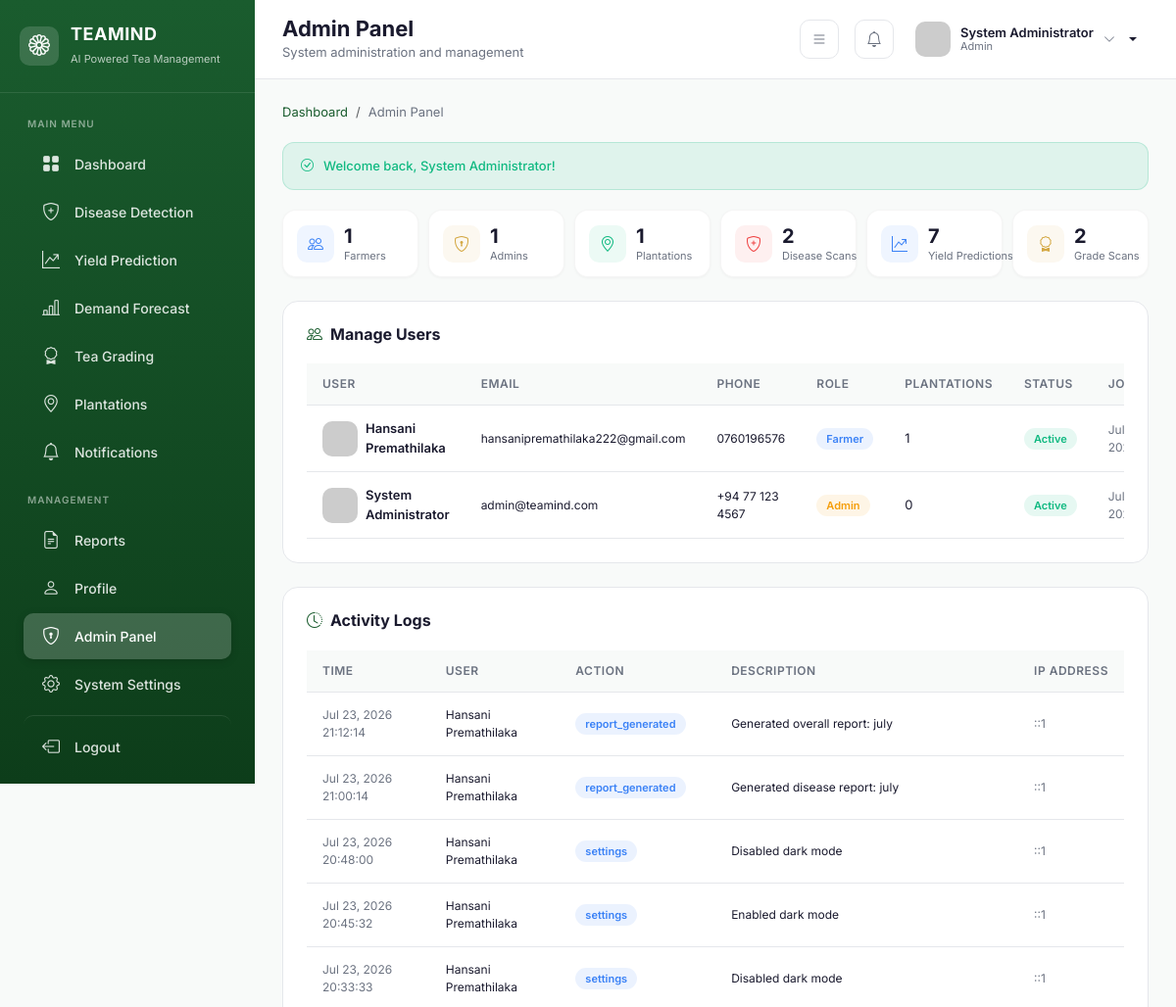
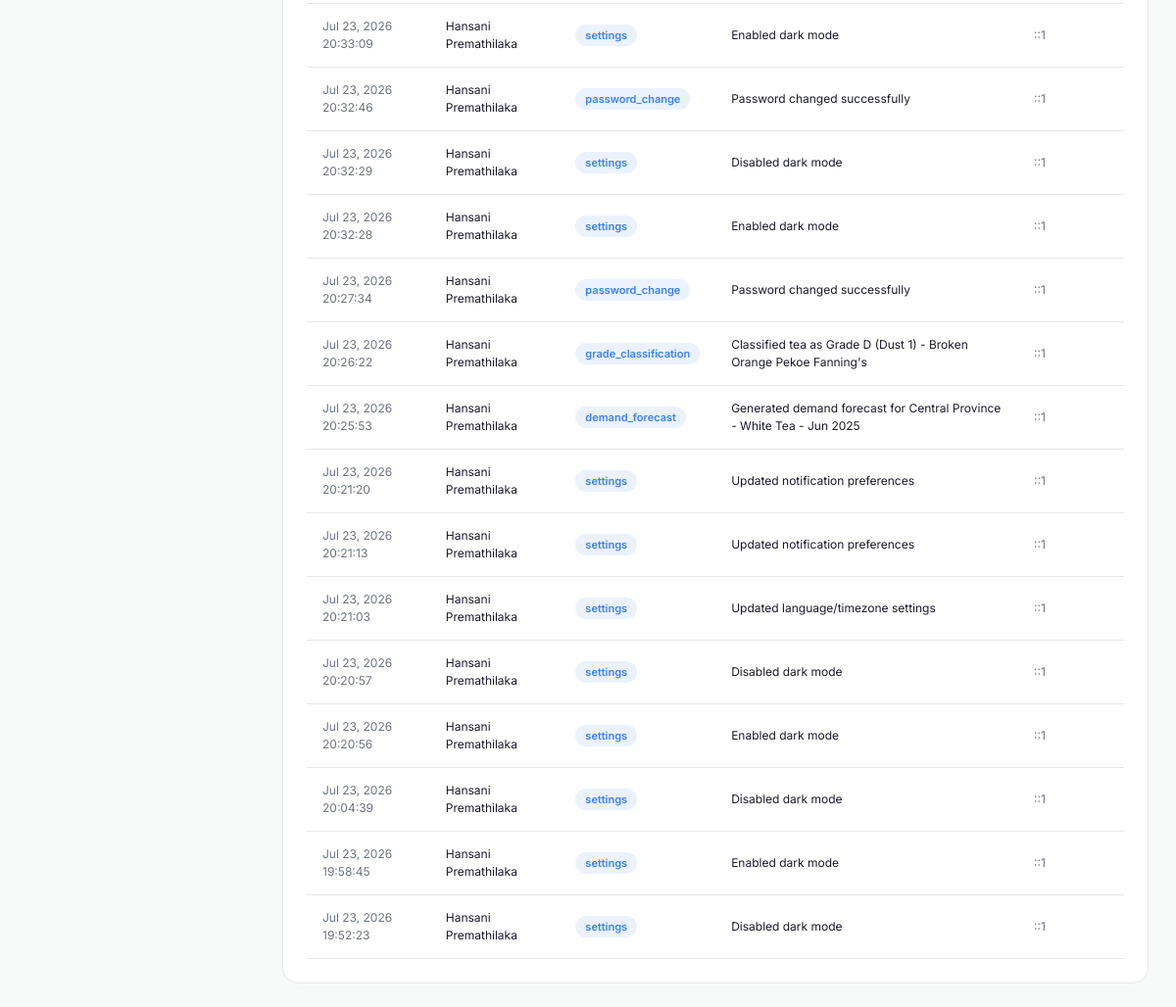
/admin.php (signed in), run on the app's committed database (2 pictures, top to bottom).
### tables this page shows
CREATE TABLE `users` (
  `id` int(11) NOT NULL,
  `fullname` varchar(100) NOT NULL,
  `email` varchar(100) NOT NULL,
  `phone` varchar(20) DEFAULT NULL,
  `password` varchar(255) NOT NULL,
  `role` enum('farmer','admin') DEFAULT 'farmer',
  `profile_image` varchar(255) DEFAULT 'default-avatar.png',
  `status` enum('active','inactive') DEFAULT 'active',
  `created_at` timestamp NOT NULL DEFAULT current_timestamp(),
  `updated_at` timestamp NOT NULL DEFAULT current_timestamp() ON UPDATE current_timestamp(),
  `last_login` timestamp NULL DEFAULT NULL,
  `dark_mode` tinyint(1) DEFAULT 0,
  `language` varchar(10) DEFAULT 'en'
);

CREATE TABLE `activity_logs` (
  `id` int(11) NOT NULL,
  `user_id` int(11) DEFAULT NULL,
  `action` varchar(100) NOT NULL,
  `description` text DEFAULT NULL,
  `ip_address` varchar(45) DEFAULT NULL,
  `user_agent` varchar(255) DEFAULT NULL,
  `created_at` timestamp NOT NULL DEFAULT current_timestamp()
);

### config.php (called while the page is built, shortened)
<?php
require_once __DIR__ . '/database.php';
function formatDate($date, $format = 'M d, Y') {
    return date($format, strtotime($date));
}
function getFlashMessage() {
    if (isset($_SESSION['flash_message'])) {
        $message = $_SESSION['flash_message'];
        $type = $_SESSION['flash_type'] ?? 'success';
        return ['message' => $message, 'type' => $type];
    }
    return null;
}
function isLoggedIn() {
    return isset($_SESSION['user_id']) && $_SESSION['user_id'] > 0;
}
function getCurrentUser() {
    return fetchOne("SELECT * FROM users WHERE id = ?", [$_SESSION['user_id']]);
}

### database.php (called while the page is built, shortened)
<?php
function getDB() {
    static $pdo = null;
    if ($pdo === null) {
        try {
            $dsn = "mysql:host=" . DB_HOST . ";dbname=" . DB_NAME . ";charset=" . DB_CHARSET;
            $options = [
                PDO::ATTR_ERRMODE => PDO::ERRMODE_EXCEPTION,
                PDO::ATTR_DEFAULT_FETCH_MODE => PDO::FETCH_ASSOC,
                PDO::ATTR_EMULATE_PREPARES => false,
            ];
            $pdo = new PDO($dsn, DB_USER, DB_PASS, $options);
        } catch (PDOException $e) {
            error_log("Database connection failed: " . $e->getMessage());
            die("Database connection failed. Please check your configuration.");
        }
    }
    return $pdo;
}
function executeQuery($sql, $params = []) {
    $db = getDB();
    $stmt = $db->prepare($sql);
    $stmt->execute($params);
    return $stmt;
}
function fetchOne($sql, $params = []) {
    $stmt = executeQuery($sql, $params);
    return $stmt->fetch();
}
function fetchAll($sql, $params = []) {
    $stmt = executeQuery($sql, $params);
    return $stmt->fetchAll();
}
?>

### admin.php (the view, shortened to what this page needs)
<?php
require_once 'config/config.php';
$pageTitle = 'Admin Panel';
$pageSubtitle = 'System administration and management';
$totalUsers = fetchOne("SELECT COUNT(*) as count FROM users WHERE role = 'farmer'")['count'] ?? 0;
$totalAdmins = fetchOne("SELECT COUNT(*) as count FROM users WHERE role = 'admin'")['count'] ?? 0;
$totalPlantations = fetchOne("SELECT COUNT(*) as count FROM plantations")['count'] ?? 0;
$totalDiseasePredictions = fetchOne("SELECT COUNT(*) as count FROM disease_predictions")['count'] ?? 0;
$totalYieldPredictions = fetchOne("SELECT COUNT(*) as count FROM yield_predictions")['count'] ?? 0;
$totalGradeClassifications = fetchOne("SELECT COUNT(*) as count FROM tea_grade_classifications")['count'] ?? 0;
$users = fetchAll("SELECT u.*, COUNT(p.plantation_id) as plantation_count FROM users u LEFT JOIN plantations p ON u.id = p.user_id GROUP BY u.id ORDER BY u.created_at DESC");
$activityLogs = fetchAll("SELECT al.*, u.fullname FROM activity_logs al LEFT JOIN users u ON al.user_id = u.id ORDER BY al.created_at DESC LIMIT 20");
require_once 'includes/header.php';
require_once 'includes/sidebar.php';
require_once 'includes/navbar.php';
?>
<div class="content-area">
    <nav aria-label="breadcrumb" style="margin-bottom: 20px;">
        <ol class="breadcrumb" style="font-size: 13px; margin: 0;">
            <li class="breadcrumb-item"><a href="dashboard.php" style="color: var(--primary-green); text-decoration: none;">Dashboard</a></li>
            <li class="breadcrumb-item active" style="color: var(--text-muted);">Admin Panel</li>
        </ol>
    </nav>
    <?php
    $flash = getFlashMessage();
    if ($flash):
    ?>
    <div class="alert-custom alert-<?php echo $flash['type']; ?>-custom animate-fade-in">
        <i class="bi bi-check-circle"></i>
        <?php echo $flash['message']; ?>
    </div>
    <?php endif; ?>
    <div class="row admin-stat-row mb-4">
        <div class="col-xl-2 col-lg-4 col-md-4 col-6">
            <div class="admin-stat-card animate-fade-in" style="animation-delay: 0.1s;">
                <div class="admin-stat-icon blue">
                    <i class="bi bi-people"></i>
                </div>
                <div class="admin-stat-info">
                    <h3><?php echo $totalUsers; ?></h3>
                    <div class="admin-stat-label">Farmers</div>
                </div>
            </div>
        </div>
        <div class="col-xl-2 col-lg-4 col-md-4 col-6">
            <div class="admin-stat-card animate-fade-in" style="animation-delay: 0.15s;">
                <div class="admin-stat-icon gold">
                    <i class="bi bi-shield-lock"></i>
                </div>
                <div class="admin-stat-info">
                    <h3><?php echo $totalAdmins; ?></h3>
                    <div class="admin-stat-label">Admins</div>
                </div>
            </div>
        </div>
        <div class="col-xl-2 col-lg-4 col-md-4 col-6">
            <div class="admin-stat-card animate-fade-in" style="animation-delay: 0.2s;">
                <div class="admin-stat-icon green">
                    <i class="bi bi-geo-alt"></i>
                </div>
                <div class="admin-stat-info">
                    <h3><?php echo $totalPlantations; ?></h3>
                    <div class="admin-stat-label">Plantations</div>
                </div>
            </div>
        </div>
        <div class="col-xl-2 col-lg-4 col-md-4 col-6">
            <div class="admin-stat-card animate-fade-in" style="animation-delay: 0.25s;">
                <div class="admin-stat-icon red">
                    <i class="bi bi-shield-plus"></i>
                </div>
                <div class="admin-stat-info">
                    <h3><?php echo $totalDiseasePredictions; ?></h3>
                    <div class="admin-stat-label">Disease Scans</div>
                </div>
            </div>
        </div>
        <div class="col-xl-2 col-lg-4 col-md-4 col-6">
            <div class="admin-stat-card animate-fade-in" style="animation-delay: 0.3s;">
                <div class="admin-stat-icon blue">
                    <i class="bi bi-graph-up-arrow"></i>
                </div>
                <div class="admin-stat-info">
                    <h3><?php echo $totalYieldPredictions; ?></h3>
                    <div class="admin-stat-label">Yield Predictions</div>
                </div>
            </div>
        </div>
        <div class="col-xl-2 col-lg-4 col-md-4 col-6">
            <div class="admin-stat-card animate-fade-in" style="animation-delay: 0.35s;">
                <div class="admin-stat-icon gold">
                    <i class="bi bi-award"></i>
                </div>
                <div class="admin-stat-info">
                    <h3><?php echo $totalGradeClassifications; ?></h3>
                    <div class="admin-stat-label">Grade Scans</div>
                </div>
            </div>
        </div>
    </div>
    <div class="dashboard-card animate-fade-in mb-4" style="animation-delay: 0.4s;">
        <div class="section-header">
            <h3><i class="bi bi-people" style="margin-right: 8px; color: var(--primary-green);"></i>Manage Users</h3>
        </div>
        <div class="table-responsive">
            <table class="custom-table">
                <thead>
                    <tr>
                        <th>User</th>
                        <th>Email</th>
                        <th>Phone</th>
                        <th>Role</th>
                        <th>Plantations</th>
                        <th>Status</th>
                        <th>Joined</th>
                    </tr>
                </thead>
                <tbody>
                    <?php foreach ($users as $u): ?>
                    <tr>
                        <td>
                            <div class="d-flex align-items-center gap-2">
                                <img src="https://ui-avatars.com/api/?name=<?php echo urlencode($u['fullname']); ?>&background=1a5c2e&color=fff&size=40" alt="" style="width: 36px; height: 36px; border-radius: 10px;">
                                <div>
                                    <div style="font-weight: 600; font-size: 13px;"><?php echo htmlspecialchars($u['fullname']); ?></div>
                                </div>
                            </div>
                        </td>
                        <td style="font-size: 12px;"><?php echo htmlspecialchars($u['email']); ?></td>
                        <td style="font-size: 12px;"><?php echo htmlspecialchars($u['phone'] ?? '-'); ?></td>
                        <td>
                            <span class="badge-custom badge-<?php echo $u['role'] === 'admin' ? 'warning' : 'info'; ?>">
                                <?php echo ucfirst($u['role']); ?>
                            </span>
                        </td>
                        <td><?php echo $u['plantation_count']; ?></td>
                        <td>
                            <span class="badge-custom badge-<?php echo $u['status'] === 'active' ? 'success' : 'danger'; ?>">
                                <?php echo ucfirst($u['status']); ?>
                            </span>
                        </td>
                        <td style="font-size: 12px; color: var(--text-muted);"><?php echo formatDate($u['created_at']); ?></td>
                    </tr>
                    <?php endforeach; ?>
                </tbody>
            </table>
        </div>
    </div>
    <div class="dashboard-card animate-fade-in" style="animation-delay: 0.5s;">
        <div class="section-header">
            <h3><i class="bi bi-clock-history" style="margin-right: 8px; color: var(--primary-green);"></i>Activity Logs</h3>
        </div>
        <div class="table-responsive">
            <table class="custom-table">
                <thead>
                    <tr>
                        <th>Time</th>
                        <th>User</th>
                        <th>Action</th>
                        <th>Description</th>
                        <th>IP Address</th>
                    </tr>
                </thead>
                <tbody>
                    <?php if (empty($activityLogs)): ?>
                    <tr><td colspan="5" class="text-center py-4" style="color: var(--text-muted);">No activity logs found.</td></tr>
                    <?php else: ?>
                    <?php foreach ($activityLogs as $log): ?>
                    <tr>
                        <td style="font-size: 12px; color: var(--text-muted);"><?php echo formatDate($log['created_at'], 'M d, Y H:i:s'); ?></td>
                        <td style="font-size: 12px;"><?php echo htmlspecialchars($log['fullname'] ?? 'System'); ?></td>
                        <td>
                            <span class="badge-custom badge-info" style="font-size: 11px;"><?php echo htmlspecialchars($log['action']); ?></span>
                        </td>
                        <td style="font-size: 12px;"><?php echo htmlspecialchars($log['description'] ?? '-'); ?></td>
                        <td style="font-size: 12px; color: var(--text-muted);"><?php echo $log['ip_address'] ?? '-'; ?></td>
                    </tr>
                    <?php endforeach; ?>
                    <?php endif; ?>
                </tbody>
            </table>
        </div>
    </div>
</div>
<?php require_once 'includes/footer.php'; ?>

### navbar.php (shortened to what this page needs)
<?php
$user = getCurrentUser();
?>
<nav class="top-navbar">
    <div class="page-title">
        <h2><?php echo isset($pageTitle) ? $pageTitle : 'Dashboard'; ?></h2>
        <p><?php echo isset($pageSubtitle) ? $pageSubtitle : 'Welcome back, ' . ($user['fullname'] ?? 'User'); ?></p>
    </div>
    <div class="navbar-actions">
        <button class="btn-icon" onclick="toggleSidebar()">
            <i class="bi bi-list"></i>
        </button>
        <button class="btn-icon" data-bs-toggle="dropdown">
            <i class="bi bi-bell"></i>
        </button>
        <div class="user-dropdown dropdown-toggle" data-bs-toggle="dropdown">
            <img src="assets/images/default-avatar.png" alt="User" onerror="this.src='https://ui-avatars.com/api/?name=<?php echo urlencode($user['fullname'] ?? 'User'); ?>&background=1a5c2e&color=fff'">
            <div class="user-info d-none d-md-block">
                <div class="name"><?php echo htmlspecialchars($user['fullname'] ?? 'User'); ?></div>
                <div class="role"><?php echo ucfirst($user['role'] ?? 'Farmer'); ?></div>
            </div>
            <i class="bi bi-chevron-down" style="font-size: 12px; color: var(--text-muted);"></i>
        </div>
    </div>
</nav>

### data on the page
users: fullname "System Administrator", role "Admin", email "admin@teamind.com", phone "+94 77 123 4567", plantation_count "0", status "Active", created_at "Jul…"
users: fullname "Hansani Premathilaka", email "hansanipremathilaka222@gmail.com", phone "0760196576", role "Farmer", plantation_count "1", status "Active", created_at "Jul…"
activity_logs: created_at "Jul 23, 2026 21:12:14", user.fullname "Hansani Premathilaka", action "report_generated", description "Generated overall report: july", ip_address "::1"
activity_logs: created_at "Jul 23, 2026 21:00:14", user.fullname "Hansani Premathilaka", action "report_generated", description "Generated disease report: july", ip_address "::1"
activity_logs: created_at "Jul 23, 2026 20:48:00", user.fullname "Hansani Premathilaka", action "settings", description "Disabled dark mode", ip_address "::1"
activity_logs: created_at "Jul 23, 2026 20:45:32", user.fullname "Hansani Premathilaka", action "settings", description "Enabled dark mode", ip_address "::1"
activity_logs: created_at "Jul 23, 2026 20:33:33", user.fullname "Hansani Premathilaka", action "settings", description "Disabled dark mode", ip_address "::1"
activity_logs: created_at "Jul 23, 2026 20:33:09", user.fullname "Hansani Premathilaka", action "settings", description "Enabled dark mode", ip_address "::1"
activity_logs: created_at "Jul 23, 2026 20:32:46", user.fullname "Hansani Premathilaka", action "password_change", description "Password changed successfully", ip_address "::1"
activity_logs: created_at "Jul 23, 2026 20:32:29", user.fullname "Hansani Premathilaka", action "settings", description "Disabled dark mode", ip_address "::1"
activity_logs: created_at "Jul 23, 2026 20:32:28", user.fullname "Hansani Premathilaka", action "settings", description "Enabled dark mode", ip_address "::1"
activity_logs: created_at "Jul 23, 2026 20:27:34", user.fullname "Hansani Premathilaka", action "password_change", description "Password changed successfully", ip_address "::1"
activity_logs: created_at "Jul 23, 2026 20:26:22", user.fullname "Hansani Premathilaka", action "grade_classification", description "Classified tea as Grade D (Dust 1) - Broken Orange Pekoe Fanning's", ip_address "::1"
activity_logs: created_at "Jul 23, 2026 20:25:53", user.fullname "Hansani Premathilaka", action "demand_forecast", description "Generated demand forecast for Central Province - White Tea - Jun 2025", ip_address "::1"
activity_logs: created_at "Jul 23, 2026 20:21:20", user.fullname "Hansani Premathilaka", action "settings", description "Updated notification preferences", ip_address "::1"
activity_logs: created_at "Jul 23, 2026 20:21:13", user.fullname "Hansani Premathilaka", action "settings", description "Updated notification preferences", ip_address "::1"
activity_logs: created_at "Jul 23, 2026 20:21:03", user.fullname "Hansani Premathilaka", action "settings", description "Updated language/timezone settings", ip_address "::1"
activity_logs: created_at "Jul 23, 2026 20:20:57", user.fullname "Hansani Premathilaka", action "settings", description "Disabled dark mode", ip_address "::1"
activity_logs: created_at "Jul 23, 2026 20:20:56", user.fullname "Hansani Premathilaka", action "settings", description "Enabled dark mode", ip_address "::1"
activity_logs: created_at "Jul 23, 2026 20:04:39", user.fullname "Hansani Premathilaka", action "settings", description "Disabled dark mode", ip_address "::1"
activity_logs: created_at "Jul 23, 2026 19:58:45", user.fullname "Hansani Premathilaka", action "settings", description "Enabled dark mode", ip_address "::1"
activity_logs: created_at "Jul 23, 2026 19:52:23", user.fullname "Hansani Premathilaka", action "settings", description "Disabled dark mode", ip_address "::1"

### other printed values
$pageTitle "Admin Panel"
$pageSubtitle "System administration and management"
$flash['message'] "Welcome back, System Administrator!"
$totalUsers "1"
$totalAdmins "1"
$totalPlantations "1"
$totalDiseasePredictions "2"
$totalYieldPredictions "7"
$totalGradeClassifications "2"
